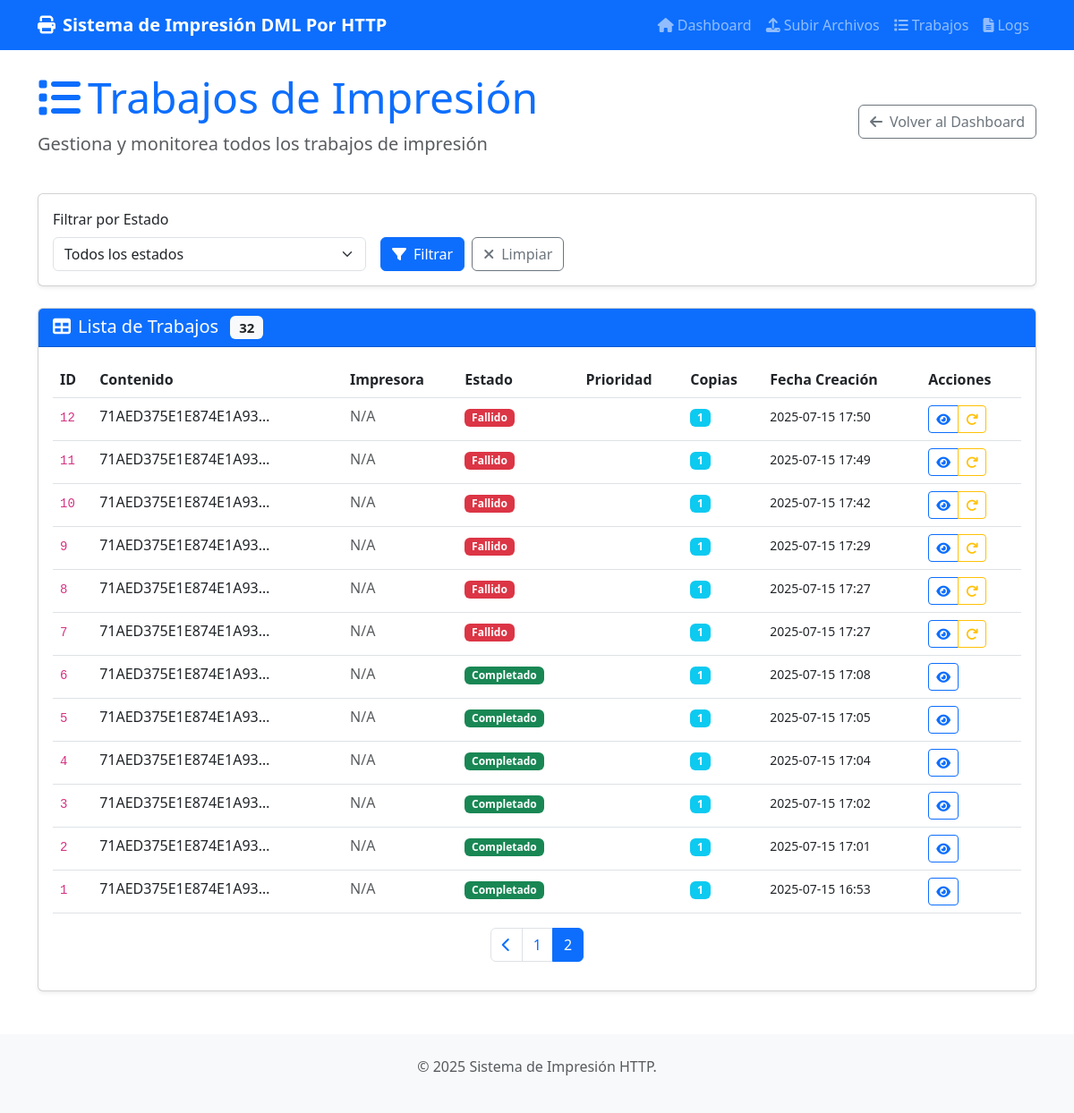
The page /jobs?page=2 on the database its author committed.
### app.py (models this page shows)
class PrintJob(db.Model):
    id = db.Column(db.Integer, primary_key=True)
    filename = db.Column(db.String(256), nullable=False)
    file_path = db.Column(db.String(512), nullable=False)
    printer_name = db.Column(db.String(128), nullable=False)
    copies = db.Column(db.Integer, default=1)
    status = db.Column(db.String(32), default='pending')  # pending, processing, completed, failed
    error_message = db.Column(db.String(512))
    created_at = db.Column(db.DateTime, default=datetime.utcnow)
    completed_at = db.Column(db.DateTime)

### app.py (the view)
@app.route('/jobs')
def jobs():
    page = request.args.get('page', 1, type=int)
    per_page = 20
    status_filter = request.args.get('status')
    query = PrintJob.query
    if status_filter:
        query = query.filter_by(status=status_filter)
    jobs = query.order_by(PrintJob.created_at.desc()).paginate(page=page, per_page=per_page, error_out=False)
    return render_template('jobs.html', jobs=jobs, status_filter=status_filter)

### templates/jobs.html (shortened to what this page needs)
{% extends "base.html" %}
{% block content %}
<div class="row">
    <div class="col-12">
        <div class="d-flex justify-content-between align-items-center mb-4">
            <div>
                <h1 class="display-5 text-primary">
                    <i class="fas fa-list me-2"></i>Trabajos de Impresión
                </h1>
                <p class="lead text-muted">Gestiona y monitorea todos los trabajos de impresión</p>
            </div>
            <a href="{{ url_for('index') }}" class="btn btn-outline-secondary">
                <i class="fas fa-arrow-left me-2"></i>Volver al Dashboard
            </a>
        </div>
        <div class="card shadow-sm mb-4">
            <div class="card-body">
                <form method="GET" class="row g-3">
                    <div class="col-md-4">
                        <label for="status" class="form-label">Filtrar por Estado</label>
                        <select class="form-select" name="status" id="status">
                            <option value="">Todos los estados</option>
                        </select>
                    </div>
                    <div class="col-md-4 d-flex align-items-end">
                        <button type="submit" class="btn btn-primary me-2">
                            <i class="fas fa-filter me-2"></i>Filtrar
                        </button>
                        <a href="{{ url_for('jobs') }}" class="btn btn-outline-secondary">
                            <i class="fas fa-times me-2"></i>Limpiar
                        </a>
                    </div>
                </form>
            </div>
        </div>
        <div class="card shadow-sm">
            <div class="card-header bg-primary text-white">
                <h5 class="mb-0">
                    <i class="fas fa-table me-2"></i>Lista de Trabajos
                    <span class="badge bg-light text-dark ms-2">{{ jobs.total }}</span>
                </h5>
            </div>
            <div class="card-body">
                {% if jobs.items %}
                    <div class="table-responsive">
                        <table class="table table-hover">
                            <thead>
                                <tr>
                                    <th>ID</th>
                                    <th>Contenido</th>
                                    <th>Impresora</th>
                                    <th>Estado</th>
                                    <th>Prioridad</th>
                                    <th>Copias</th>
                                    <th>Fecha Creación</th>
                                    <th>Acciones</th>
                                </tr>
                            </thead>
                            <tbody>
                                {% for job in jobs.items %}
                                    <tr>
                                        <td>
                                            <code class="small">{{ job.id }}</code>
                                        </td>
                                        <td>
                                            <span class="text-truncate d-inline-block" style="max-width: 200px;"
                                                  title="{{ job.filename }}">
                                                {{ job.filename[:50] }}{% if job.filename|length > 50 %}...{% endif %}
                                            </span>
                                        </td>
                                        <td>
                                            {% if job.printer %}
                                                <i class="fas fa-print text-primary me-1"></i>
                                                {{ job.printer.name }}
                                            {% else %}
                                                <span class="text-muted">N/A</span>
                                            {% endif %}
                                        </td>
                                        <td>
                                            {% if job.status == 'pending' %}
                                                <span class="badge bg-warning">Pendiente</span>
                                            {% elif job.status == 'printing' %}
                                                <span class="badge bg-info">Imprimiendo</span>
                                            {% elif job.status == 'completed' %}
                                                <span class="badge bg-success">Completado</span>
                                            {% elif job.status == 'failed' %}
                                                <span class="badge bg-danger">Fallido</span>
                                            {% elif job.status == 'cancelled' %}
                                                <span class="badge bg-secondary">Cancelado</span>
                                            {% endif %}
                                        </td>
                                        <td>
                                        </td>
                                        <td>
                                            <span class="badge bg-info">{{ job.copies }}</span>
                                        </td>
                                        <td>
                                            <small>{{ job.created_at.strftime('%Y-%m-%d %H:%M') }}</small>
                                        </td>
                                        <td>
                                            <div class="btn-group" role="group">
                                                <a href="{{ url_for('api_job_status', job_id=job.id) }}"
                                                   class="btn btn-sm btn-outline-primary" title="Ver detalles">
                                                    <i class="fas fa-eye"></i>
                                                </a>
                                                {% if job.status == 'failed' %}
                                                    <button class="btn btn-sm btn-outline-warning"
                                                            onclick="retryJob('{{ job.id }}')" title="Reintentar">
                                                        <i class="fas fa-redo"></i>
                                                    </button>
                                                {% endif %}
                                            </div>
                                        </td>
                                    </tr>
                                {% endfor %}
                            </tbody>
                        </table>
                    </div>
                    {% if jobs.pages > 1 %}
                        <nav aria-label="Navegación de páginas">
                            <ul class="pagination justify-content-center">
                                {% if jobs.has_prev %}
                                    <li class="page-item">
                                        <a class="page-link" href="{{ url_for('jobs', page=jobs.prev_num, status=status_filter) }}">
                                            <i class="fas fa-chevron-left"></i>
                                        </a>
                                    </li>
                                {% endif %}
                                {% for page_num in jobs.iter_pages() %}
                                    {% if page_num %}
                                        <li class="page-item {% if page_num == jobs.page %}active{% endif %}">
                                            <a class="page-link" href="{{ url_for('jobs', page=page_num, status=status_filter) }}">
                                                {{ page_num }}
                                            </a>
                                        </li>
                                    {% else %}
                                        <li class="page-item disabled">
                                            <span class="page-link">...</span>
                                        </li>
                                    {% endif %}
                                {% endfor %}
                            </ul>
                        </nav>
                    {% endif %}
                {% endif %}
            </div>
        </div>
    </div>
</div>
{% endblock %}

### rows shown on the page
PrintJob: id "12", filename "71AED375E1E874E1A93…", status "Fallido", copies "1", created_at "2025-07-15 17:50"
PrintJob: id "11", filename "71AED375E1E874E1A93…", status "Fallido", copies "1", created_at "2025-07-15 17:49"
PrintJob: id "10", filename "71AED375E1E874E1A93…", status "Fallido", copies "1", created_at "2025-07-15 17:42"
PrintJob: id "9", filename "71AED375E1E874E1A93…", status "Fallido", copies "1", created_at "2025-07-15 17:29"
PrintJob: id "8", filename "71AED375E1E874E1A93…", status "Fallido", copies "1", created_at "2025-07-15 17:27"
PrintJob: id "7", filename "71AED375E1E874E1A93…", status "Fallido", copies "1", created_at "2025-07-15 17:27"
PrintJob: id "6", filename "71AED375E1E874E1A93…", status "Completado", copies "1", created_at "2025-07-15 17:08"
PrintJob: id "5", filename "71AED375E1E874E1A93…", status "Completado", copies "1", created_at "2025-07-15 17:05"
PrintJob: id "4", filename "71AED375E1E874E1A93…", status "Completado", copies "1", created_at "2025-07-15 17:04"
PrintJob: id "3", filename "71AED375E1E874E1A93…", status "Completado", copies "1", created_at "2025-07-15 17:02"
PrintJob: id "2", filename "71AED375E1E874E1A93…", status "Completado", copies "1", created_at "2025-07-15 17:01"
PrintJob: id "1", filename "71AED375E1E874E1A93…", status "Completado", copies "1", created_at "2025-07-15 16:53"

### other values the page prints
{{ jobs.total }} "32"
{{ page_num }} "1" "2"
